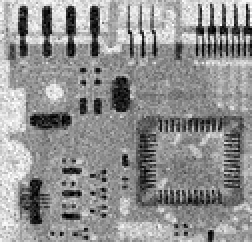
%> input picture Codes/CH05/example5_3/Fig0510(a)(ckt-board-saltpep-prob.pt05).tif, 126 x 121 px, shrunk from 455 x 440 before the run (shown 2 times larger)
$ octave example5_3.m   (GNU Octave 9; MATLAB toolbox functions it lacks are replaced by stand-ins)
%> lines starting %> are read from the running program, lines starting %| are printed output that depends on the picture
% Gonzalez (3rd ed) example 5.3, including figure 5.10, 5.11 and 5.12


% plot figure 5.10
mask_size = 3;
sp_cktb = imread('Fig0510(a)(ckt-board-saltpep-prob.pt05).tif');
%> sp_cktb is the input picture: size 121x126 uint8; min 0, max 255, mean 144.2
med_filter = @(mask)median(mask(:));
med_0 = sp_cktb;
med_1 = nlfilter(med_0,[mask_size,mask_size],med_filter);
med_2 = nlfilter(med_1,[mask_size,mask_size],med_filter);
med_3 = nlfilter(med_2,[mask_size,mask_size],med_filter);

figure
subplot(2,2,1),imshow(med_0,[]),title('salt&pepper noise');
subplot(2,2,2),imshow(med_1,[]),title('median filter for one time');
subplot(2,2,3),imshow(med_2,[]),title('median filter for two times');
subplot(2,2,4),imshow(med_3,[]),title('median filter for three times');


%plot figure 5.11
mask_size = 3;
p_cktb = imread('Fig0508(a)(circuit-board-pepper-prob-pt1).tif');
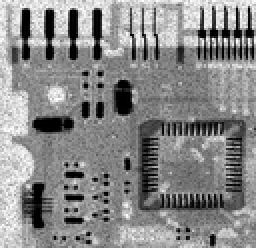
%> input picture Codes/CH05/example5_2/Fig0508(a)(circuit-board-pepper-prob-pt1).tif, 128 x 124 px, shrunk from 464 x 448 before the run (shown 2 times larger)
%> p_cktb is the input picture: size 124x128 uint8; min 0, max 255, mean 135.9
s_cktb = imread('Fig0508(b)(circuit-board-salt-prob-pt1).tif');
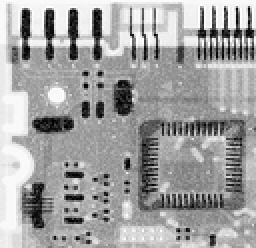
%> input picture Codes/CH05/example5_2/Fig0508(b)(circuit-board-salt-prob-pt1).tif, 128 x 124 px, shrunk from 464 x 448 before the run (shown 2 times larger)
%> s_cktb is the input picture: size 124x128 uint8; min 0, max 255, mean 161.4
max_filter = @(mask)max(mask(:));
min_filter = @(mask)min(mask(:));
max_cktb = nlfilter(p_cktb,[mask_size,mask_size],max_filter);
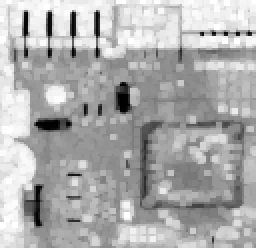
%> max_cktb: size 124x128 uint8 (shown 2 times larger); min 0, max 255, mean 172.5
min_cktb = nlfilter(s_cktb,[mask_size,mask_size],min_filter);
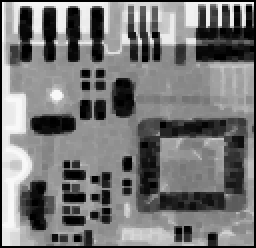
%> min_cktb: size 124x128 uint8 (shown 2 times larger); min 0, max 249, mean 119.3

figure
subplot(1,2,1),imshow(max_cktb,[]),
title('denoising pepper noise with max filter');
subplot(1,2,2),imshow(min_cktb,[]),
title('denoising salt noise with min filter');


% plot figure 5.12
mask_size = 5;
u_cktb = imread('Fig0512(a)(ckt-uniform-var-800).tif');
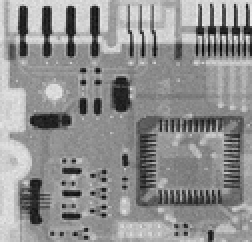
%> input picture Codes/CH05/example5_3/Fig0512(a)(ckt-uniform-var-800).tif, 126 x 121 px, shrunk from 455 x 440 before the run (shown 2 times larger)
%> u_cktb is the input picture: size 121x126 uint8; min 8, max 236, mean 143.4
sp_cktb = im2double(...
    imread('Fig0512(b)(ckt-uniform-plus-saltpepr-prob-pt1).tif'));
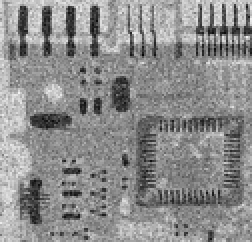
%> input picture Codes/CH05/example5_3/Fig0512(b)(ckt-uniform-plus-saltpepr-prob-pt1).tif, 126 x 121 px, shrunk from 455 x 440 before the run (shown 2 times larger)
%> sp_cktb: size 121x126 double; min 0.0157, max 0.949, mean 0.549

arith_mask = ones(mask_size)/mask_size^2;
arith_cktb = conv2(sp_cktb,arith_mask,'same');

geo_mask = arith_mask;
geo_cktb = exp(conv2(log(1+sp_cktb),geo_mask,'same'))-1;
    % constant 1 is used to regularize the image

%med_filter = @(mask) median(mask(:));
med_cktb = nlfilter(sp_cktb,[mask_size,mask_size],med_filter);
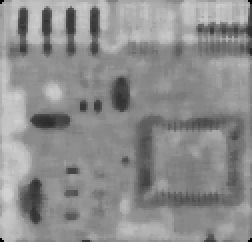
%> med_cktb: size 121x126 double (shown 2 times larger); min 0, max 0.824, mean 0.553

d=5;
% NOTE: when d=5 in 5*5 mask (20% removed), the alpha-trimmed mean
%       filter is inferior to the median filter;
%       when d=15 in 5%5 mask(60% removed), the alpha-trimmed mean
%       filter is superior to the median filter;
% TODO: the perfermances of alpha-trimmed filter and median filter are
% remained to be examined more carefully.
alpha_filter = @(x) alpha_mean(x,d);
    % floor(d/2) lowest and highest intensity values are cut off respectively.
alpha_cktb = nlfilter(sp_cktb,[mask_size,mask_size],alpha_filter);


figure
subplot(3,2,1),imshow(u_cktb,[]),title('uniform noise');
subplot(3,2,2),imshow(u_cktb,[]),title('salt&pepper noise');
subplot(3,2,3),imshow(arith_cktb,[]),
title('arithmetic filter on salt&pepper noise');
subplot(3,2,4),imshow(geo_cktb,[]),
title('geometric filter on salt&pepper noise');
subplot(3,2,5),imshow(med_cktb,[]),
title('median filter on salt&pepper noise');
subplot(3,2,6),imshow(alpha_cktb,[]),
title('alpha-trimmed filter on salt&pepper noise');


function dest_intensity = alpha_mean(mask,d)
    d = floor(d/2);
    sorted_intensities = sort(mask(:));
    dest_intensity = mean(sorted_intensities(d+1:end-d));
%> (the run ends here)
